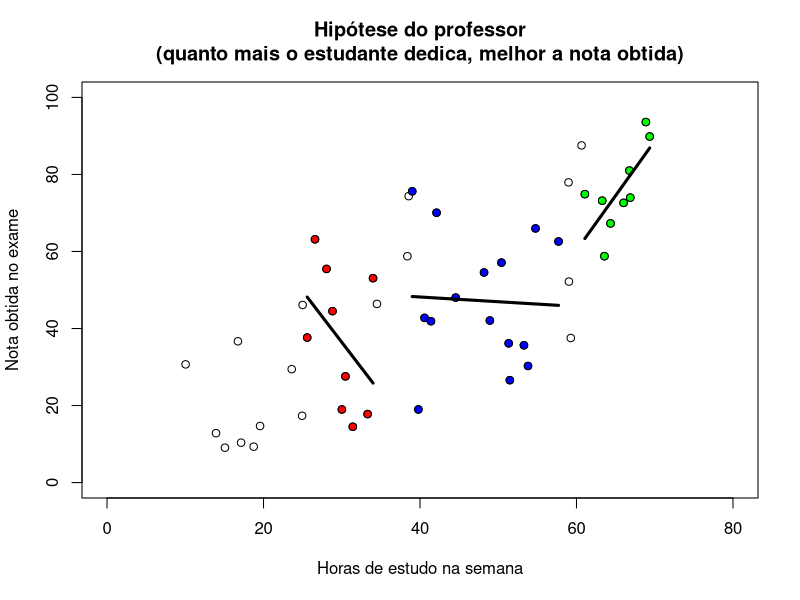

Generate this figure with R:
set.seed(4090)

horas.estudo <- runif(n=50, min=10, max=70)
nota.obtida <- 0.8*horas.estudo + 15
nota.obtida <- nota.obtida + runif(length(horas.estudo), min=-30, max=30)

plot(horas.estudo, nota.obtida,
     xlim=c(0,80),
     ylim=c(0,100),
     main=paste("Hipótese do professor\n(quanto mais o estudante dedica, melhor a nota obtida)",sep=""),
     xlab="Horas de estudo na semana",
     ylab="Nota obtida no exame"
)

df <- data.frame(horas.estudo, nota.obtida)
names(df) <- c("horas", "nota")

r <- which(df$horas>=25 & df$horas<=34)
points(df[r,], pch=21, col="black", bg="red")
reg <- lm(df$nota[r] ~ df$horas[r])
lines(df$horas[r], 
      reg$coefficients[1]+reg$coefficients[2]*df$horas[r],
      lwd=3)

r <- which(df$horas>=61)
points(df[r,], pch=21, col="black", bg="green")
reg <- lm(df$nota[r] ~ df$horas[r])
lines(df$horas[r], 
      reg$coefficients[1]+reg$coefficients[2]*df$horas[r],
      lwd=3)

r <- which(df$horas>=39 & df$horas<=58)
points(df[r,], pch=21, col="black", bg="blue")
reg <- lm(df$nota[r] ~ df$horas[r])
lines(df$horas[r], 
      reg$coefficients[1]+reg$coefficients[2]*df$horas[r],
      lwd=3)
